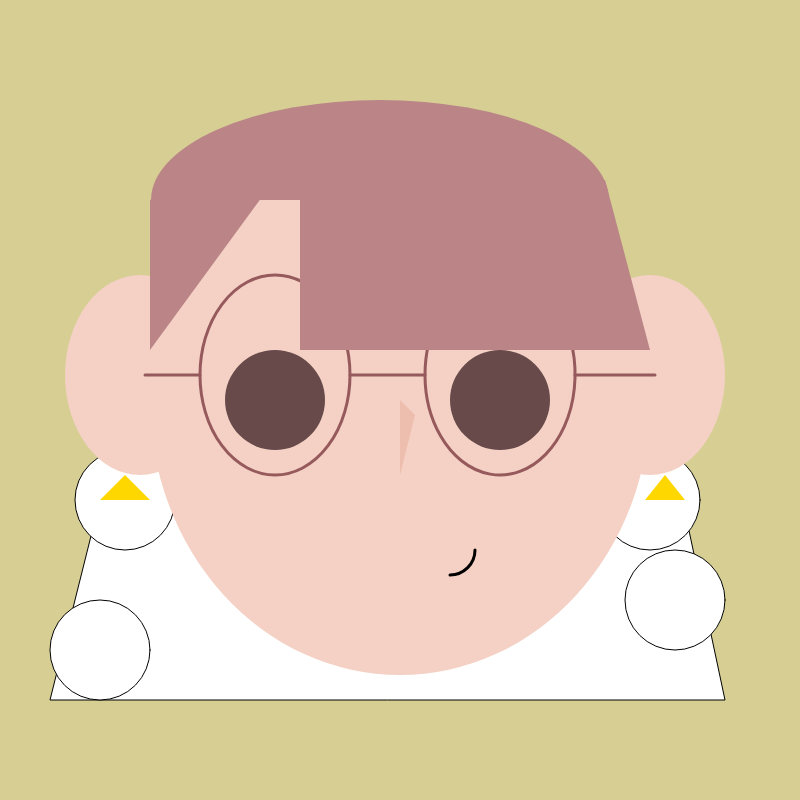
Frame 1 (no input)
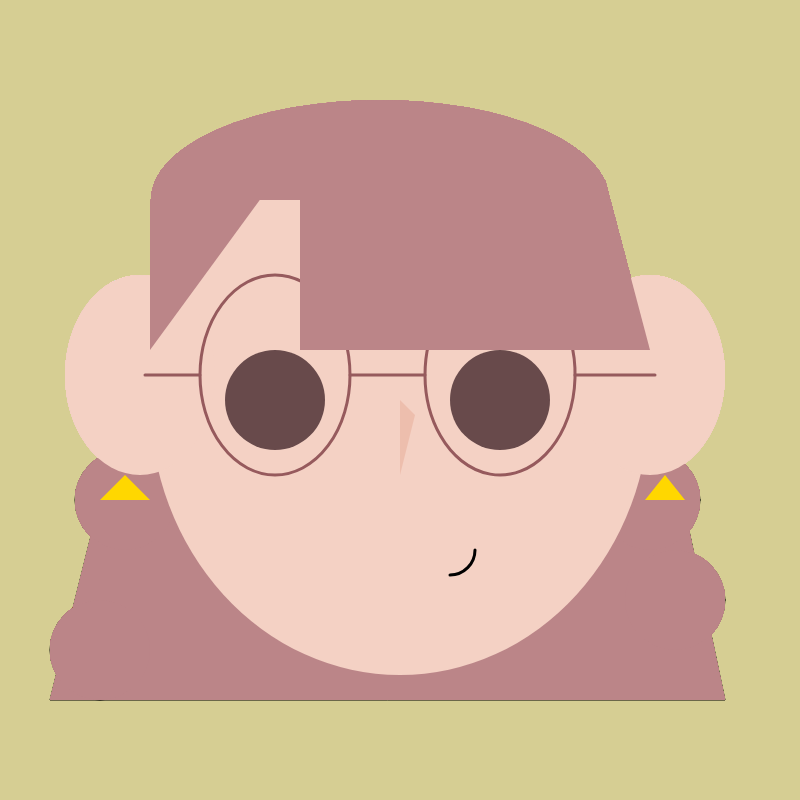
Frame 60 (no input)
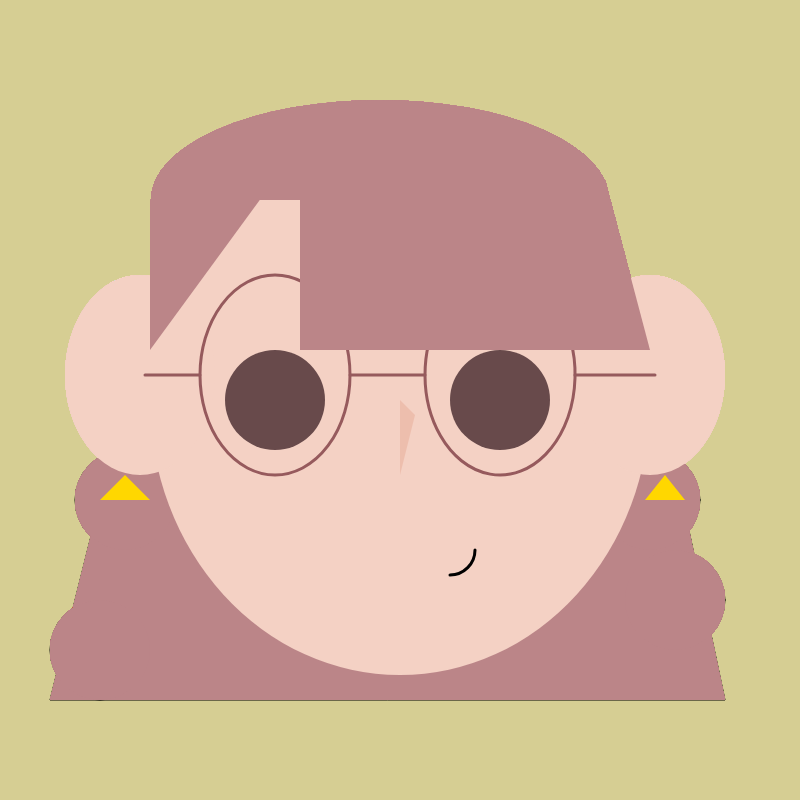
Frame 120 (the mouse pressed at the canvas centre since frame 60)

The p5.js sketch that drew these frames (run headless with seeded random() and noise() and a simulated clock; from frame 60 on, the mouse is pressed at the canvas centre):

// p5.js sketch
// ── sketch.js
let myColors = ["#46292a", "#D6CE93", "#edbead", "#f4d1c4", "#965a5d"]
function setup() {
  createCanvas(800, 800);
  background("#D6CE93");
}

function draw() {

    //back hair
    quad(150, 300, 50, 700, 725, 700, 640, 300);
    ellipse(650, 500, 100, 100)
    ellipse(675, 600, 100, 100)
    ellipse(100, 650, 100, 100)
    ellipse(125, 500, 100, 100)
    //face
    fill("#f4d1c4")
    noStroke()
    ellipse(width/2, height/2, 500, 550);
    //ears
    ellipse(140, 375, 150, 200)
    ellipse(650, 375, 150, 200)
    //earrings
    fill("gold")
    triangle(125, 475, 100, 500, 150, 500);
    triangle(665, 475, 645, 500, 685, 500);
    //glasses
    stroke("#965a5d")
    noFill()
    strokeWeight(3)
    // fill("#edbead")
    ellipse(275, 375, 150, 200)
    arc(500, 375, 150, 200, 150, PI + QUARTER_PI, CHORD);
    ellipse(275, 400, 75, 75);
    stroke("#965a5d")
    strokeWeight(3)
    line(425, 375, 350, 375);
    line(145, 375, 200, 375);
    line(655, 375, 575, 375);
    //eyes
    fill("#684a4b")
    noStroke()
    ellipse(275, 400, 100, 100)
    ellipse(500, 400, 100, 100)
    //nose
    noStroke()
    fill("#edbead")
    triangle(400,475, 400, 400, 415, 415)
    //mouth
    noFill()
    stroke("black")
    arc(450, 550, 50, 50, 0, PI / 2.0);

    //bangs
    fill("#BB8588")
    noStroke()
    quad(300, 145, 150, 350, 150, 350, 150, 200);
    quad(300, 145, 300, 350, 650, 350, 605, 180);
    arc(380, 200, 458, 200, -PI, 0, CHORD);

}

// ── sketch1.js
let gridSize = 100
let cols, rows
function setup() {
  createCanvas(800, 800);
  cols = int(width/gridSize)
  rows = int(height/gridSize)
}

function draw() {
  background("#197278");
  
  for (let i = 0; i < cols; i++) {
    for (let j = 0; j < rows; j++) {
        push();
        rotate(frameCount / -100.0);
      let x = i * gridSize + gridSize/2
      let y = j * gridSize + gridSize/2
        pop()
      
      if (i % 2 === 0) {
        //face
        noStroke()
        fill("yellow")
      } else {
        noStroke()
        fill("pink")
      }
      circle(x, y, gridSize * 0.8)
        push()
        stroke("black")
        noFill()
        arc(x,y,gridSize/2, gridSize/2,0,PI)
      
      //eyes
    //   if ((i+j) % 2 === 0) { // using the "%" mudulo
        translate(x, y)
        fill("black")
        rectMode(CENTER)
        rect(0-gridSize*0.1,0-gridSize*0.1, gridSize*0.05, gridSize*0.2) // leftE
        rect(0+gridSize*0.1,0-gridSize*0.1, gridSize*0.05, gridSize*0.2) // rightE
        pop()
        // rectMode(CENTER)
        // rect(x-gridSize/4, y, gridSize * 0.1,gridSize * 0.2)
        // rect(x+gridSize/4, y, gridSize * 0.1,gridSize * 0.2)
      }
      
    }
    
  }
